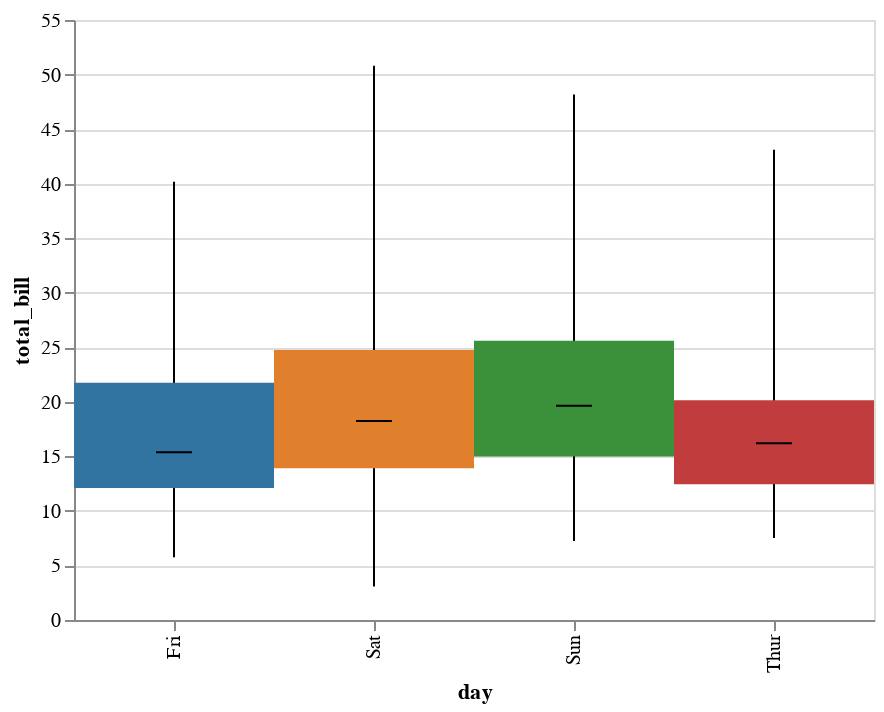

This figure's notebook cell:
### Code cell
display(salt.boxplot(x="day", y="total_bill", data=tips))
ax = sns.boxplot(x="day", y="total_bill", data=tips)

### Figure 1 — Vega-Lite specification as saved in the notebook (floating-point values rounded to 4 significant figures; data arrays with more than 128 entries replaced by an {"elided": "..."} marker saying what was removed)
{"$schema": "https://vega.github.io/schema/vega-lite/v2.4.1.json", "config": {"range": {"category": ["rgba(49,115,161,1)", "rgba(224,128,44,1)", "rgba(58,145,58,1)", "rgba(192,60,61,1)", "rgba(147,113,178,1)", "rgba(131,91,83,1)", "rgba(213,132,188,1)", "rgba(127,127,127,1)", "rgba(168,169,53,1)", "rgba(45,171,184,1)"]}, "view": {"height": 300, "width": 400}}, "data": {"values": {"elided": "244 records"}}, "layer": [{"encoding": {"x": {"field": "day", "type": "nominal"}, "y": {"aggregate": "min", "field": "total_bill", "type": "quantitative"}, "y2": {"aggregate": "max", "field": "total_bill", "type": "quantitative"}}, "mark": "rule"}, {"encoding": {"color": {"field": "day", "legend": null, "type": "nominal"}, "x": {"field": "day", "type": "nominal"}, "y": {"aggregate": "q1", "axis": {"title": "total_bill"}, "field": "total_bill", "type": "quantitative"}, "y2": {"aggregate": "q3", "field": "total_bill", "type": "quantitative"}}, "mark": "bar"}, {"encoding": {"x": {"field": "day", "type": "nominal"}, "y": {"aggregate": "median", "field": "total_bill", "type": "quantitative"}}, "mark": {"color": "black", "size": 18, "type": "tick"}}]}
